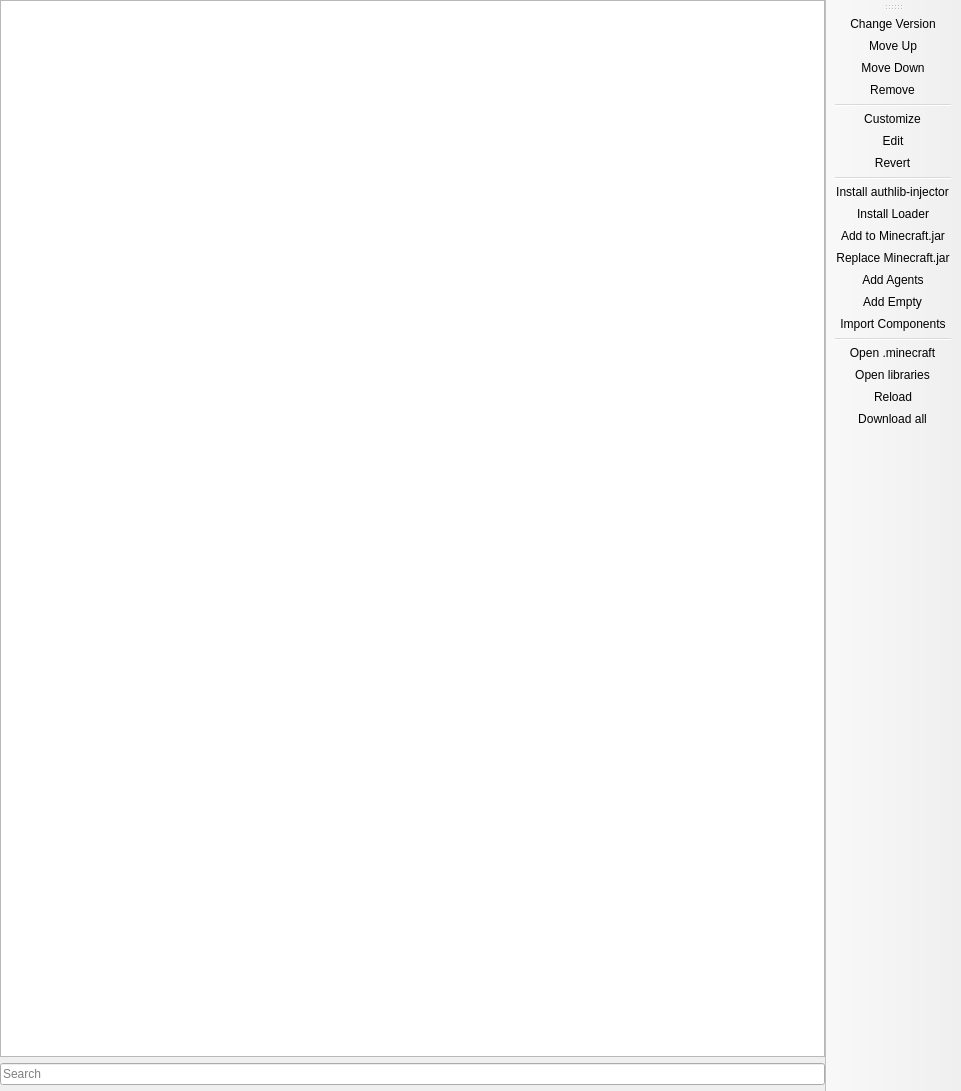
<?xml version="1.0" encoding="UTF-8"?>
<ui version="4.0">
 <class>VersionPage</class>
 <widget class="QMainWindow" name="VersionPage">
  <property name="geometry">
   <rect>
    <x>0</x>
    <y>0</y>
    <width>961</width>
    <height>1091</height>
   </rect>
  </property>
  <widget class="QWidget" name="centralwidget">
   <layout class="QHBoxLayout" name="horizontalLayout">
    <property name="leftMargin">
     <number>0</number>
    </property>
    <property name="topMargin">
     <number>0</number>
    </property>
    <property name="rightMargin">
     <number>0</number>
    </property>
    <property name="bottomMargin">
     <number>0</number>
    </property>
    <item>
     <layout class="QVBoxLayout" name="verticalLayout">
      <item>
       <widget class="ModListView" name="packageView">
        <property name="horizontalScrollBarPolicy">
         <enum>Qt::ScrollBarAlwaysOff</enum>
        </property>
        <property name="sortingEnabled">
         <bool>false</bool>
        </property>
        <property name="headerHidden">
         <bool>false</bool>
        </property>
        <attribute name="headerVisible">
         <bool>true</bool>
        </attribute>
       </widget>
      </item>
      <item>
       <widget class="QLineEdit" name="filterEdit">
        <property name="placeholderText">
         <string>Search</string>
        </property>
       </widget>
      </item>
      <item>
       <widget class="InfoFrame" name="frame">
        <property name="sizePolicy">
         <sizepolicy hsizetype="Preferred" vsizetype="Minimum">
          <horstretch>0</horstretch>
          <verstretch>0</verstretch>
         </sizepolicy>
        </property>
       </widget>
      </item>
     </layout>
    </item>
   </layout>
  </widget>
  <widget class="WideBar" name="toolBar">
   <property name="windowTitle">
    <string>Actions</string>
   </property>
   <property name="allowedAreas">
    <set>Qt::LeftToolBarArea|Qt::RightToolBarArea</set>
   </property>
   <property name="toolButtonStyle">
    <enum>Qt::ToolButtonTextOnly</enum>
   </property>
   <property name="floatable">
    <bool>false</bool>
   </property>
   <attribute name="toolBarArea">
    <enum>RightToolBarArea</enum>
   </attribute>
   <attribute name="toolBarBreak">
    <bool>false</bool>
   </attribute>
   <addaction name="actionChange_version"/>
   <addaction name="actionMove_up"/>
   <addaction name="actionMove_down"/>
   <addaction name="actionRemove"/>
   <addaction name="separator"/>
   <addaction name="actionCustomize"/>
   <addaction name="actionEdit"/>
   <addaction name="actionRevert"/>
   <addaction name="separator"/>
   <addaction name="actionInstall_AuthlibInjector"/>
   <addaction name="actionInstall_Loader"/>
   <addaction name="actionAdd_to_Minecraft_jar"/>
   <addaction name="actionReplace_Minecraft_jar"/>
   <addaction name="actionAdd_Agents"/>
   <addaction name="actionAdd_Empty"/>
   <addaction name="actionImport_Components"/>
   <addaction name="separator"/>
   <addaction name="actionMinecraftFolder"/>
   <addaction name="actionLibrariesFolder"/>
   <addaction name="actionReload"/>
   <addaction name="actionDownload_All"/>
  </widget>
  <action name="actionChange_version">
   <property name="text">
    <string>Change Version</string>
   </property>
   <property name="toolTip">
    <string>Change version of the selected component.</string>
   </property>
  </action>
  <action name="actionMove_up">
   <property name="text">
    <string>Move Up</string>
   </property>
   <property name="toolTip">
    <string>Make the selected component apply sooner.</string>
   </property>
  </action>
  <action name="actionMove_down">
   <property name="text">
    <string>Move Down</string>
   </property>
   <property name="toolTip">
    <string>Make the selected component apply later.</string>
   </property>
  </action>
  <action name="actionRemove">
   <property name="text">
    <string>Remove</string>
   </property>
   <property name="toolTip">
    <string>Remove selected component from the instance.</string>
   </property>
  </action>
  <action name="actionCustomize">
   <property name="text">
    <string>Customize</string>
   </property>
   <property name="toolTip">
    <string>Customize selected component.</string>
   </property>
  </action>
  <action name="actionEdit">
   <property name="text">
    <string>Edit</string>
   </property>
   <property name="toolTip">
    <string>Edit selected component.</string>
   </property>
  </action>
  <action name="actionRevert">
   <property name="text">
    <string>Revert</string>
   </property>
   <property name="toolTip">
    <string>Revert the selected component to default.</string>
   </property>
  </action>
  <action name="actionInstall_AuthlibInjector">
   <property name="text">
    <string>Install authlib-injector</string>
   </property>
   <property name="toolTip">
    <string>Install the authlib-injector package.</string>
   </property>
  </action>
  <action name="actionInstall_Loader">
   <property name="text">
    <string>Install Loader</string>
   </property>
   <property name="toolTip">
    <string>Install a mod loader.</string>
   </property>
  </action>
  <action name="actionAdd_to_Minecraft_jar">
   <property name="text">
    <string>Add to Minecraft.jar</string>
   </property>
   <property name="toolTip">
    <string>Add a mod into the Minecraft jar file.</string>
   </property>
  </action>
  <action name="actionReplace_Minecraft_jar">
   <property name="text">
    <string>Replace Minecraft.jar</string>
   </property>
  </action>
  <action name="actionAdd_Agents">
   <property name="text">
    <string>Add Agents</string>
   </property>
   <property name="toolTip">
    <string>Add Java agents.</string>
   </property>
  </action>
  <action name="actionAdd_Empty">
   <property name="text">
    <string>Add Empty</string>
   </property>
   <property name="toolTip">
    <string>Add an empty custom component.</string>
   </property>
  </action>
  <action name="actionReload">
   <property name="text">
    <string>Reload</string>
   </property>
   <property name="toolTip">
    <string>Reload all components.</string>
   </property>
  </action>
  <action name="actionDownload_All">
   <property name="text">
    <string>Download all</string>
   </property>
   <property name="toolTip">
    <string>Download the files needed to launch the instance now.</string>
   </property>
  </action>
  <action name="actionMinecraftFolder">
   <property name="text">
    <string>Open .minecraft</string>
   </property>
   <property name="toolTip">
    <string>Open the instance's .minecraft folder.</string>
   </property>
  </action>
  <action name="actionLibrariesFolder">
   <property name="text">
    <string>Open libraries</string>
   </property>
   <property name="toolTip">
    <string>Open the instance's local libraries folder.</string>
   </property>
  </action>
  <action name="actionImport_Components">
   <property name="text">
    <string>Import Components</string>
   </property>
   <property name="toolTip">
    <string>Import existing component JSON files.</string>
   </property>
  </action>
 </widget>
 <customwidgets>
  <customwidget>
   <class>ModListView</class>
   <extends>QTreeView</extends>
   <header>ui/widgets/ModListView.h</header>
  </customwidget>
  <customwidget>
   <class>InfoFrame</class>
   <extends>QFrame</extends>
   <header>ui/widgets/InfoFrame.h</header>
   <container>1</container>
  </customwidget>
  <customwidget>
   <class>WideBar</class>
   <extends>QToolBar</extends>
   <header>ui/widgets/WideBar.h</header>
  </customwidget>
 </customwidgets>
 <resources/>
 <connections/>
</ui>
